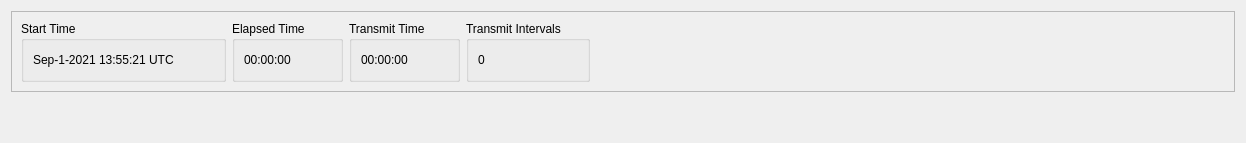
      <widget class="QWidget" name="Status">
       <attribute name="title">
        <string>Status</string>
       </attribute>
       <layout class="QVBoxLayout" name="verticalLayout_12">
        <item>
         <widget class="QFrame" name="frame">
          <property name="frameShape">
           <enum>QFrame::Shape::StyledPanel</enum>
          </property>
          <property name="frameShadow">
           <enum>QFrame::Shadow::Raised</enum>
          </property>
          <layout class="QHBoxLayout" name="horizontalLayout_20">
           <item>
            <widget class="QGroupBox" name="groupBox_10">
             <property name="title">
              <string>Start Time</string>
             </property>
             <layout class="QHBoxLayout" name="horizontalLayout_25">
              <item>
               <widget class="QLabel" name="StartTime_lbl">
                <property name="text">
                 <string>Sep-1-2021 13:55:21 UTC</string>
                </property>
               </widget>
              </item>
              <item>
               <spacer name="horizontalSpacer_18">
                <property name="orientation">
                 <enum>Qt::Orientation::Horizontal</enum>
                </property>
                <property name="sizeHint" stdset="0">
                 <size>
                  <width>40</width>
                  <height>20</height>
                 </size>
                </property>
               </spacer>
              </item>
             </layout>
            </widget>
           </item>
           <item>
            <widget class="QGroupBox" name="groupBox_11">
             <property name="title">
              <string>Elapsed Time</string>
             </property>
             <layout class="QHBoxLayout" name="horizontalLayout_24">
              <item>
               <widget class="QLabel" name="ElapsedTime_lbl">
                <property name="text">
                 <string>00:00:00</string>
                </property>
               </widget>
              </item>
              <item>
               <spacer name="horizontalSpacer_19">
                <property name="orientation">
                 <enum>Qt::Orientation::Horizontal</enum>
                </property>
                <property name="sizeHint" stdset="0">
                 <size>
                  <width>40</width>
                  <height>20</height>
                 </size>
                </property>
               </spacer>
              </item>
             </layout>
            </widget>
           </item>
           <item>
            <widget class="QGroupBox" name="groupBox_12">
             <property name="title">
              <string>Transmit Time</string>
             </property>
             <layout class="QHBoxLayout" name="horizontalLayout_23">
              <item>
               <widget class="QLabel" name="TransTime_lbl">
                <property name="text">
                 <string>00:00:00</string>
                </property>
               </widget>
              </item>
              <item>
               <spacer name="horizontalSpacer_20">
                <property name="orientation">
                 <enum>Qt::Orientation::Horizontal</enum>
                </property>
                <property name="sizeHint" stdset="0">
                 <size>
                  <width>40</width>
                  <height>20</height>
                 </size>
                </property>
               </spacer>
              </item>
             </layout>
            </widget>
           </item>
           <item>
            <widget class="QGroupBox" name="groupBox_13">
             <property name="title">
              <string>Transmit Intervals</string>
             </property>
             <layout class="QHBoxLayout" name="horizontalLayout_22">
              <item>
               <widget class="QLabel" name="TransInt_lbl">
                <property name="text">
                 <string>0</string>
                </property>
               </widget>
              </item>
              <item>
               <spacer name="horizontalSpacer_21">
                <property name="orientation">
                 <enum>Qt::Orientation::Horizontal</enum>
                </property>
                <property name="sizeHint" stdset="0">
                 <size>
                  <width>40</width>
                  <height>20</height>
                 </size>
                </property>
               </spacer>
              </item>
             </layout>
            </widget>
           </item>
           <item>
            <spacer name="horizontalSpacer_17">
             <property name="orientation">
              <enum>Qt::Orientation::Horizontal</enum>
             </property>
             <property name="sizeHint" stdset="0">
              <size>
               <width>635</width>
               <height>20</height>
              </size>
             </property>
            </spacer>
           </item>
          </layout>
         </widget>
        </item>
        <item>
         <spacer name="verticalSpacer_10">
          <property name="orientation">
           <enum>Qt::Orientation::Vertical</enum>
          </property>
          <property name="sizeHint" stdset="0">
           <size>
            <width>20</width>
            <height>40</height>
           </size>
          </property>
         </spacer>
        </item>
       </layout>
      </widget>
